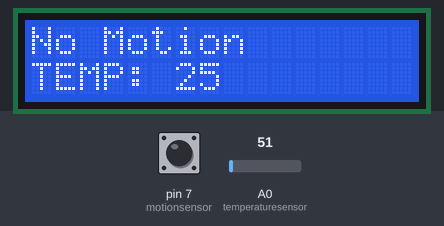
A sketch run on a simulated Arduino Uno, built with avr-gcc and run on an emulated ATmega328P. Shown: 16×2 character LCD. The test bench sets the inputs (shaded band); at power-on: A0 (temperaturesensor) = 51, pin 7 (motionsensor) LOW. What the sketch prints to the serial monitor is not drawn.

Above: at 1.2 s.
1.3 s: A0 (temperaturesensor) set to 15
At 2.2 s:
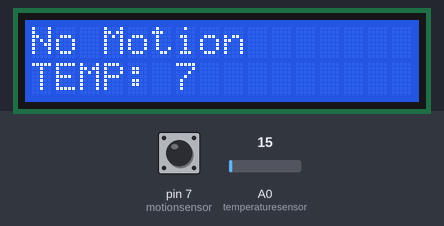
4.3 s: pin 7 (motionsensor) driven HIGH
At 5.4 s:
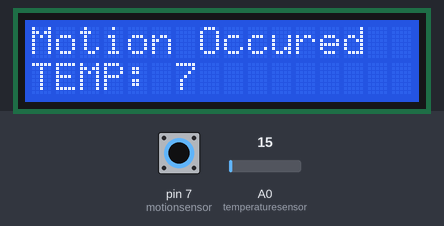
5.8 s: A0 (temperaturesensor) set to 22
At 7.1 s:
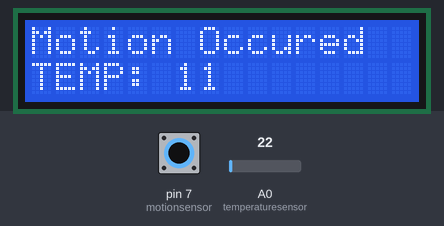
8.8 s: pin 7 (motionsensor) driven LOW
At 9.2 s:
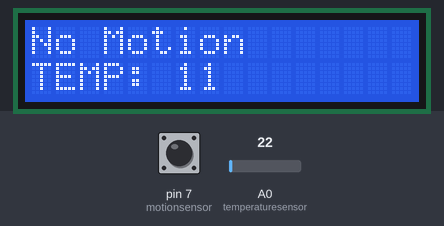
10.3 s: A0 (temperaturesensor) set to 30
At 10.9 s:
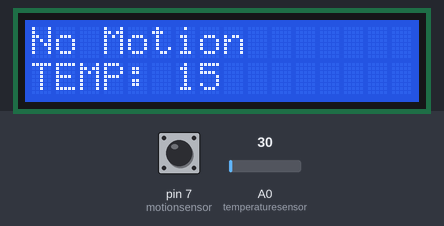
11.8 s: pin 7 (motionsensor) pulsed HIGH 5 times (0.12 s each, 0.3 s apart)
At 12.03 s:
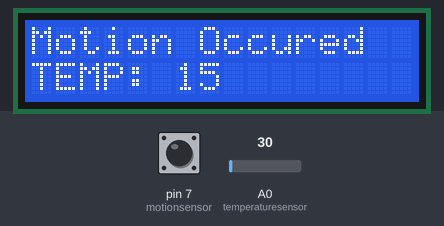
Timing chart, 0 to 14.8 s (numbered marks = the images above; inputs shaded):
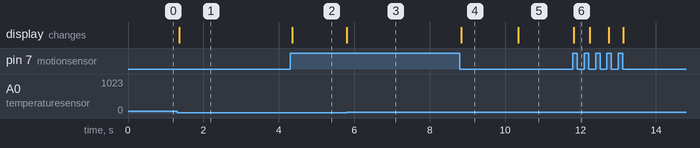

The sketch:

transmitter.ino
```cpp
#include <LiquidCrystal.h>
LiquidCrystal lcd(13, 12, 11, 10, 9, 8);
int motionsensor=7;
int temperaturesensor=A0;
void setup()
{
 lcd.begin(16,2);
 pinMode(motionsensor, INPUT);
 Serial.begin(9600);
}

void loop()
{
 int motion=digitalRead(motionsensor);
 int temp1=analogRead(temperaturesensor);
 int temp=temp1/2;
if (motion==HIGH)
{
 lcd.clear();
 lcd.print("Motion Occured");
 lcd.setCursor(0,1);
 lcd.print("TEMP:");
 lcd.setCursor(6,1);
 lcd.print(temp);
 Serial.print('\r');
 Serial.print(motion);
 Serial.print('|');
 Serial.print(temp);
 Serial.print('\n');
 delay(20);
}
else
{
 lcd.clear();
 lcd.print(" no fire ");
 lcd.clear();
 lcd.print("No Motion   ");
 lcd.setCursor(0,1);
 lcd.print("TEMP:");
 lcd.setCursor(6,1);
 lcd.print(temp);
 Serial.print('\r');
 Serial.print(motion);
 Serial.print('|');
 Serial.print(temp);
 Serial.print('\n');
 delay(20);
 }

}
```

Measured:
- after the input at 1.3 s, the display: changes after 0.07 s (image 1)
- after the input at 4.3 s, the display: changes after 0.06 s (image 2)
- after the input at 5.8 s, the display: changes at once (image 3)
- after the input at 8.8 s, the display: changes at once (image 4)
- after the input at 10.3 s, the display: changes after 0.05 s (image 5)
- after the input at 11.8 s, the display: changes at once (image 6)
